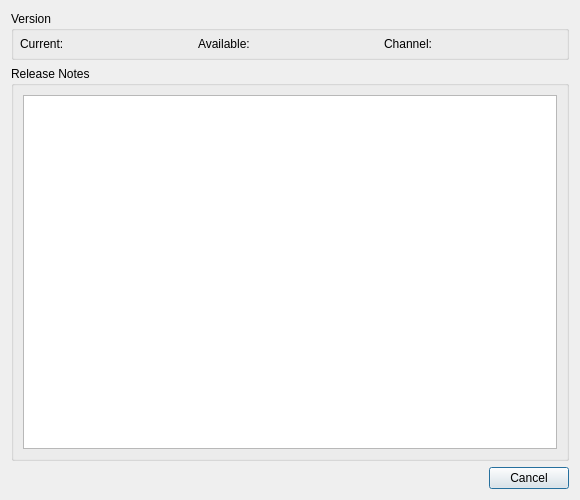
<?xml version="1.0" encoding="UTF-8"?>
<ui version="4.0">
 <class>DialogUpdateAvailable</class>
 <widget class="QDialog" name="DialogUpdateAvailable">
  <property name="geometry">
   <rect>
    <x>0</x>
    <y>0</y>
    <width>580</width>
    <height>500</height>
   </rect>
  </property>
  <property name="windowTitle">
   <string>Update Available</string>
  </property>
  <layout class="QVBoxLayout" name="verticalLayout">
   <item>
    <widget class="QGroupBox" name="groupBoxInfo">
     <property name="sizePolicy">
      <sizepolicy hsizetype="Preferred" vsizetype="Maximum">
       <horstretch>0</horstretch>
       <verstretch>0</verstretch>
      </sizepolicy>
     </property>
     <property name="title">
      <string>Version</string>
     </property>
     <layout class="QHBoxLayout" name="horizontalLayout">
      <property name="topMargin">
       <number>6</number>
      </property>
      <property name="bottomMargin">
       <number>6</number>
      </property>
      <property name="leftMargin">
       <number>6</number>
      </property>
      <property name="rightMargin">
       <number>6</number>
      </property>
      <item>
       <widget class="QLabel" name="labelCurrentTitle">
        <property name="text">
         <string>Current:</string>
        </property>
       </widget>
      </item>
      <item>
       <widget class="QLabel" name="labelCurrent">
        <property name="text">
         <string/>
        </property>
       </widget>
      </item>
      <item>
       <spacer name="spacer1">
        <property name="orientation">
         <enum>Qt::Horizontal</enum>
        </property>
        <property name="sizeHint" stdset="0">
         <size><width>20</width><height>0</height></size>
        </property>
       </spacer>
      </item>
      <item>
       <widget class="QLabel" name="labelAvailableTitle">
        <property name="text">
         <string>Available:</string>
        </property>
       </widget>
      </item>
      <item>
       <widget class="QLabel" name="labelAvailable">
        <property name="text">
         <string/>
        </property>
       </widget>
      </item>
      <item>
       <spacer name="spacer2">
        <property name="orientation">
         <enum>Qt::Horizontal</enum>
        </property>
        <property name="sizeHint" stdset="0">
         <size><width>20</width><height>0</height></size>
        </property>
       </spacer>
      </item>
      <item>
       <widget class="QLabel" name="labelChannelTitle">
        <property name="text">
         <string>Channel:</string>
        </property>
       </widget>
      </item>
      <item>
       <widget class="QLabel" name="labelChannel">
        <property name="text">
         <string/>
        </property>
       </widget>
      </item>
      <item>
       <spacer name="spacer3">
        <property name="orientation">
         <enum>Qt::Horizontal</enum>
        </property>
        <property name="sizeHint" stdset="0">
         <size><width>40</width><height>0</height></size>
        </property>
       </spacer>
      </item>
     </layout>
    </widget>
   </item>
   <item>
    <widget class="QGroupBox" name="groupBoxNotes">
     <property name="title">
      <string>Release Notes</string>
     </property>
     <layout class="QVBoxLayout" name="verticalLayout_2">
      <item>
       <widget class="QTextBrowser" name="textBrowser">
        <property name="openExternalLinks">
         <bool>true</bool>
        </property>
        <property name="openLinks">
         <bool>true</bool>
        </property>
       </widget>
      </item>
     </layout>
    </widget>
   </item>
   <item>
    <widget class="QDialogButtonBox" name="buttonBox">
     <property name="orientation">
      <enum>Qt::Horizontal</enum>
     </property>
     <property name="standardButtons">
      <set>QDialogButtonBox::Cancel</set>
     </property>
    </widget>
   </item>
  </layout>
 </widget>
 <resources/>
 <connections/>
</ui>
